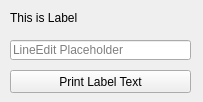
<?xml version="1.0" encoding="UTF-8"?>
<ui version="4.0">
 <class>Form</class>
 <widget class="QWidget" name="Form">
  <property name="geometry">
   <rect>
    <x>0</x>
    <y>0</y>
    <width>203</width>
    <height>102</height>
   </rect>
  </property>
  <property name="windowTitle">
   <string>Form</string>
  </property>
  <widget class="QLabel" name="le_label">
   <property name="geometry">
    <rect>
     <x>10</x>
     <y>10</y>
     <width>181</width>
     <height>16</height>
    </rect>
   </property>
   <property name="text">
    <string>This is Label</string>
   </property>
  </widget>
  <widget class="QLineEdit" name="le">
   <property name="geometry">
    <rect>
     <x>10</x>
     <y>40</y>
     <width>181</width>
     <height>20</height>
    </rect>
   </property>
   <property name="text">
    <string/>
   </property>
   <property name="placeholderText">
    <string>LineEdit Placeholder</string>
   </property>
   <property name="clearButtonEnabled">
    <bool>false</bool>
   </property>
  </widget>
  <widget class="QPushButton" name="le_btn">
   <property name="geometry">
    <rect>
     <x>10</x>
     <y>70</y>
     <width>181</width>
     <height>23</height>
    </rect>
   </property>
   <property name="text">
    <string>Print Label Text</string>
   </property>
  </widget>
 </widget>
 <resources/>
 <connections/>
</ui>
